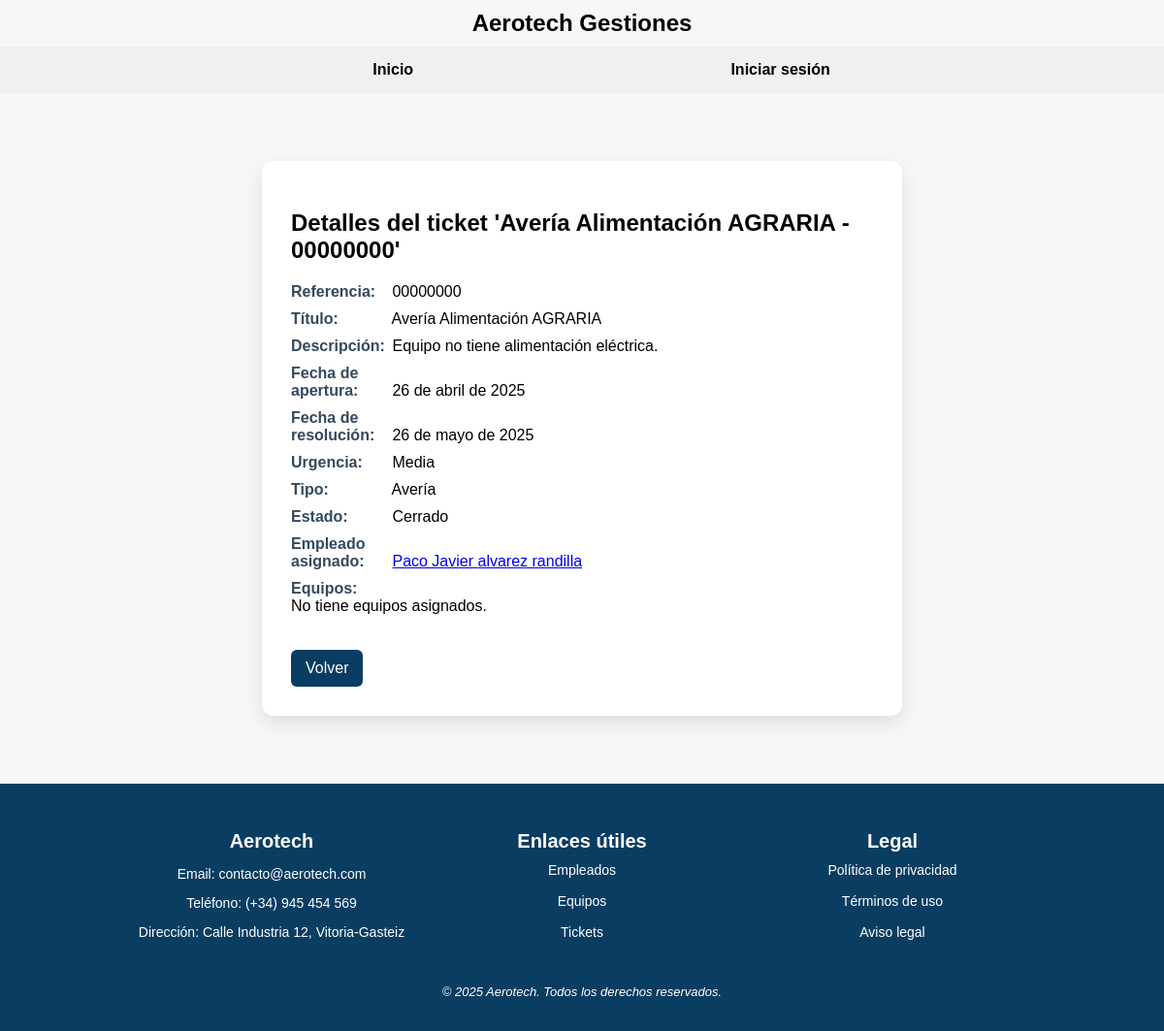
/Aerotech/tickets/1/, run on an earlier commit of the app's database.
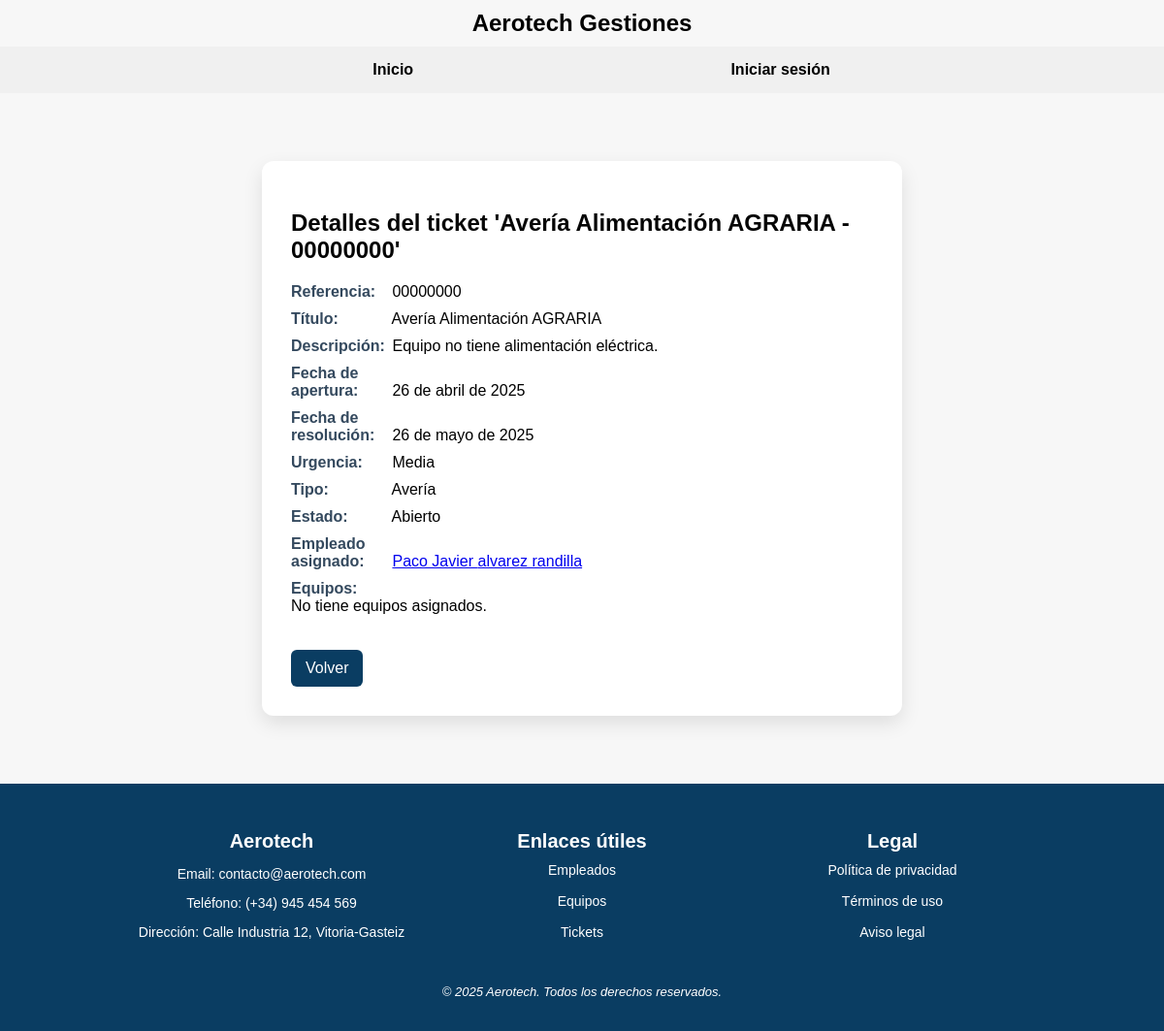
And on a later commit of the database.
### Aerotech/models.py (models this page shows, shortened)
class Ticket(models.Model):
    URGENCIA = [
        ('alta', 'Alta'),
        ('media', 'Media'),
        ('baja', 'Baja')
        ]
    TIPO = [
        ('averia', 'Avería'),
        ('mejora', 'Mejora'),
        ('mantenimiento', 'Mantenimiento')
    ]
    ESTADO = [
        ('abierto', 'Abierto'),
        ('cerrado', 'Cerrado')
    ]
    referencia = models.CharField(max_length=100, unique=True)
    titulo = models.CharField(max_length=200)
    descripcion = models.TextField()
    fecha_apertura = models.DateField(auto_now_add=True)
    fecha_resolucion = models.DateField(null=True, blank=True)
    urgencia = models.CharField(max_length=10, choices=URGENCIA)
    tipo = models.CharField(max_length=15, choices=TIPO)
    estado = models.CharField(max_length=10, choices=ESTADO)
    empleado = models.ForeignKey(Empleado, on_delete=models.SET_NULL, null=True)
    equipos = models.ManyToManyField(Equipo)

class Empleado(models.Model):
    DEPARTAMENTOS = [
        ('Dirección', 'Dirección'),
        ('Mantenimiento', 'Mantenimiento'),
        ('Logística', 'Logística'),
    ]
    dni = models.CharField(max_length=9, unique=True)
    nombre = models.CharField(max_length=100)
    apellidos = models.CharField(max_length=150)
    email = models.EmailField()
    telefono = models.CharField(max_length=15)
    username = models.CharField(max_length=150, unique=True, null=True, blank=True)
    departamento = models.CharField(max_length=50, choices=DEPARTAMENTOS)
    password = models.CharField(max_length=100, default="")   # PRUEBA PARA VER SI FUNCIONA EL LOGGER y pss VACIA

### Aerotech/views.py (the view)
# urls.py: path('tickets/<int:pk>/', views.DetalleTicket.as_view(), name='detalle-ticket'),
class DetalleTicket(DetailView):
    model = Ticket
    template_name = 'detalles_ticket.html'
    context_object_name = 'ticket'

### Aerotech/templates/detalles_ticket.html (shortened to what this page needs)
{% extends 'Base.html' %}
{% block content %}
<div class="card">
    <h2>Detalles del ticket '{{ ticket.titulo }} - {{ ticket.referencia }}'</h2>
    <ul>
        <li><strong>Referencia:</strong> {{ ticket.referencia }}</li>
        <li><strong>Título:</strong> {{ ticket.titulo }}</li>
        <li><strong>Descripción:</strong> {{ ticket.descripcion }}</li>
        <li><strong>Fecha de apertura:</strong> {{ ticket.fecha_apertura }}</li>
        <li><strong>Fecha de resolución:</strong> {{ ticket.fecha_resolucion|default:"Pendiente" }}</li>
        <li><strong>Urgencia:</strong> {{ ticket.get_urgencia_display }}</li>
        <li><strong>Tipo:</strong> {{ ticket.get_tipo_display }}</li>
        <li><strong>Estado:</strong> {{ ticket.get_estado_display }}</li>
        <li><strong>Empleado asignado:</strong>
            {% if ticket.empleado %}
            <a href="{% url 'detalles-empleado' ticket.empleado.id %}">
                {{ ticket.empleado.nombre }} {{ ticket.empleado.apellidos }}
            </a>
            {% else %}
            No asignado
            {% endif %}
        </li>
        <li><strong>Equipos:</strong>
            <ul>
                {% for equipo in empleado.equipos_asignados.all %}
                <li>
                    <a href="{% url 'detalles-equipo' equipo.id %}">
                        {{ equipo.modelo }} - {{ equipo.numero_serie }}
                    </a>
                </li>
                {% empty %}
                <li>No tiene equipos asignados.</li>
                {% endfor %}
            </ul>
        </li>
    </ul>
    <a class="btn" href="{% url 'lista-tickets' %}">Volver</a>
</div>
{% endblock %}

What changed in the data, as far as the page shows it:
changed Ticket "Avería Alimentación AGRARIA": estado "Cerrado" → "Abierto"
